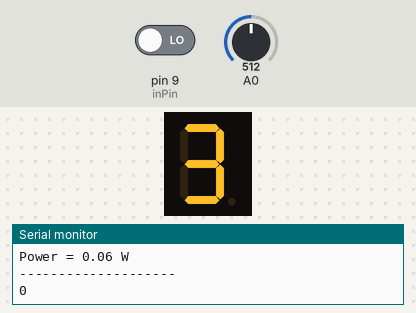
Bench run of a sketch on a simulated Arduino Uno, built with avr-gcc and run on an emulated ATmega328P. On the bench: 1-digit seven-segment display, the last lines printed to the serial monitor. Wiring (inferred from the names in the program): 1-digit 7-segment display, segments lit when LOW: segments pin 2, pin 3, pin 4, pin 5, pin 6, pin 7, pin 8. The inputs (shaded band) are chosen by the test bench; at power-on: A0 = 512, pin 9 (inPin) LOW. The segment pins are drawn as the display they are named for.

Above: at 1.8 s.
1.9 s: A0 set to 306
At 2.5 s:
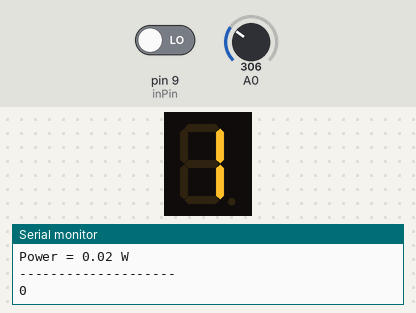
3.7 s: A0 set to 511
At 5.4 s:
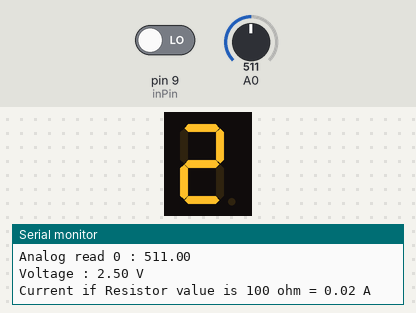
5.8 s: A0 set to 900
At 7.1 s:
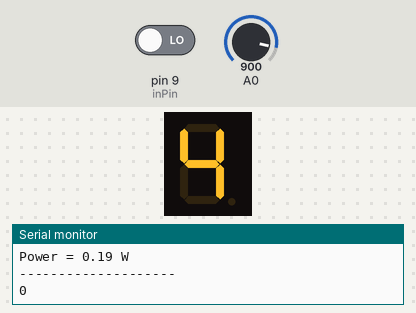
Timing chart, 0 to 8.8 s (numbered marks = the images above; inputs shaded):
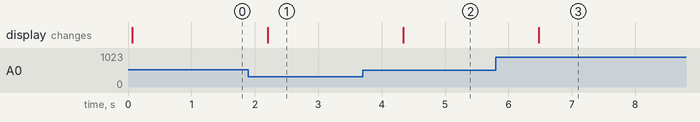

Measured:
- after the input at 1.9 s, the display: changes after 0.30 s (image 1)
- after the input at 3.7 s, the display: changes after 0.64 s (image 2)
- after the input at 5.8 s, the display: changes after 0.67 s (image 3)

The sketch:

MULTIMETER.ino
```cpp
/* MULTIMETER ARDUINO PROGRAM
 * CREATED BY
 * ASTRID GLORIA P. - 18114001
 * KEINDA DWI ADILIA - 18114009
 * RIKO BOBOT P. - 18114010
 * TELECOMMUNICATION ENGINEERING
 * INSTITUT TEKNOLOGI BANDUNG
 */

// set reference voltage;
float refVcc = 5.0;
// Common anode
#define ON LOW
#define OFF HIGH
// Pin Definition
#define A 2
#define B 3
#define C 4
#define D 5
#define E 6
#define f 7
#define G 8
#define inPin 9

// the setup routine runs once when you press reset:
void setup() {
  // initialize serial communication at 9600 bits per second:
  Serial.begin(9600);
  // initialize digital pin output
  pinMode(A,OUTPUT);
  pinMode(B,OUTPUT);
  pinMode(C,OUTPUT);
  pinMode(D,OUTPUT);
  pinMode(E,OUTPUT);
  pinMode(f,OUTPUT);
  pinMode(G,OUTPUT);
  pinMode(inPin, INPUT);
}

// the loop routine runs over and over again forever:
void loop() {
  // read the input on analog pin 0:
  float sensorValue1 = analogRead(A0);
  // print out the value you read:
  Serial.print("Analog read 0 : ");
  Serial.println(sensorValue1);
  // print out the converted (voltage) value
  Serial.print ("Voltage : ");
  float voltage0 = sensorValue1*refVcc/1024;
  Serial.print(voltage0);
  Serial.println(" V");
  float current = voltage0/100;
  Serial.print("Current if Resistor value is 100 ohm = ");
  Serial.print(current);
  Serial.println(" A");
  float power = voltage0*current;
  Serial.print("Power = ");
  Serial.print(power);
  Serial.println(" W");
  Serial.println("--------------------");
  int val = digitalRead(inPin);
  int i = 0;
  Serial.println(val);
  if (val = LOW) {
    int x = voltage0/1;
    float y = voltage0 - x;
    if (y>=0.50){
      x = x + 1;
    }
    i = x;
  }
  else {
    int p = current*100/1;
    float q = current*100 - p;
    if (q>=0.50) {
      p = p + 1;
    }
    i = p;
  }
  sevensegmentOutput(i);
  delay(1000);        // delay a whole second before reading again
}
void sevensegmentOutput(int number){
  switch (number){
    case 0:
        digitalWrite(A, ON);
        digitalWrite(B, ON);
        digitalWrite(C, ON);
        digitalWrite(D, ON);
        digitalWrite(E, ON);
        digitalWrite(f, ON);
        digitalWrite(G, OFF);
        break;
     case 1:
        digitalWrite(A, OFF);
        digitalWrite(B, ON);
        digitalWrite(C, ON);
        digitalWrite(D, OFF);
        digitalWrite(E, OFF);
        digitalWrite(f, OFF);
        digitalWrite(G, OFF);
        break;
    case 2:
        digitalWrite(A, ON);
        digitalWrite(B, ON);
        digitalWrite(C, OFF);
        digitalWrite(D, ON);
        digitalWrite(E, ON);
        digitalWrite(f, OFF);
        digitalWrite(G, ON);
        break;
    case 3:
        digitalWrite(A, ON);
        digitalWrite(B, ON);
        digitalWrite(C, ON);
        digitalWrite(D, ON);
        digitalWrite(E, OFF);
        digitalWrite(f, OFF);
        digitalWrite(G, ON);
        break;
    case 4:
        digitalWrite(A, OFF);
        digitalWrite(B, ON);
        digitalWrite(C, ON);
        digitalWrite(D, OFF);
        digitalWrite(E, OFF);
        digitalWrite(f, ON);
        digitalWrite(G, ON);
        break;
    case 5:
        digitalWrite(A, ON);
        digitalWrite(B, OFF);
        digitalWrite(C, ON);
        digitalWrite(D, ON);
        digitalWrite(E, OFF);
        digitalWrite(f, ON);
        digitalWrite(G, ON);
        break;
    case 6:
        digitalWrite(A, ON);
        digitalWrite(B, OFF);
        digitalWrite(C, ON);
        digitalWrite(D, ON);
        digitalWrite(E, ON);
        digitalWrite(f, ON);
        digitalWrite(G, ON);
        break;
    case 7:
        digitalWrite(A, ON);
        digitalWrite(B, ON);
        digitalWrite(C, ON);
        digitalWrite(D, OFF);
        digitalWrite(E, OFF);
        digitalWrite(f, OFF);
        digitalWrite(G, OFF);
        break;
    case 8:
        digitalWrite(A, ON);
        digitalWrite(B, ON);
        digitalWrite(C, ON);
        digitalWrite(D, ON);
        digitalWrite(E, ON);
        digitalWrite(f, ON);
        digitalWrite(G, ON);
        break;
    case 9:
        digitalWrite(A, ON);
        digitalWrite(B, ON);
        digitalWrite(C, ON);
        digitalWrite(D, ON);
        digitalWrite(E, OFF);
        digitalWrite(f, ON);
        digitalWrite(G, ON);
        break;
  }
}
```
